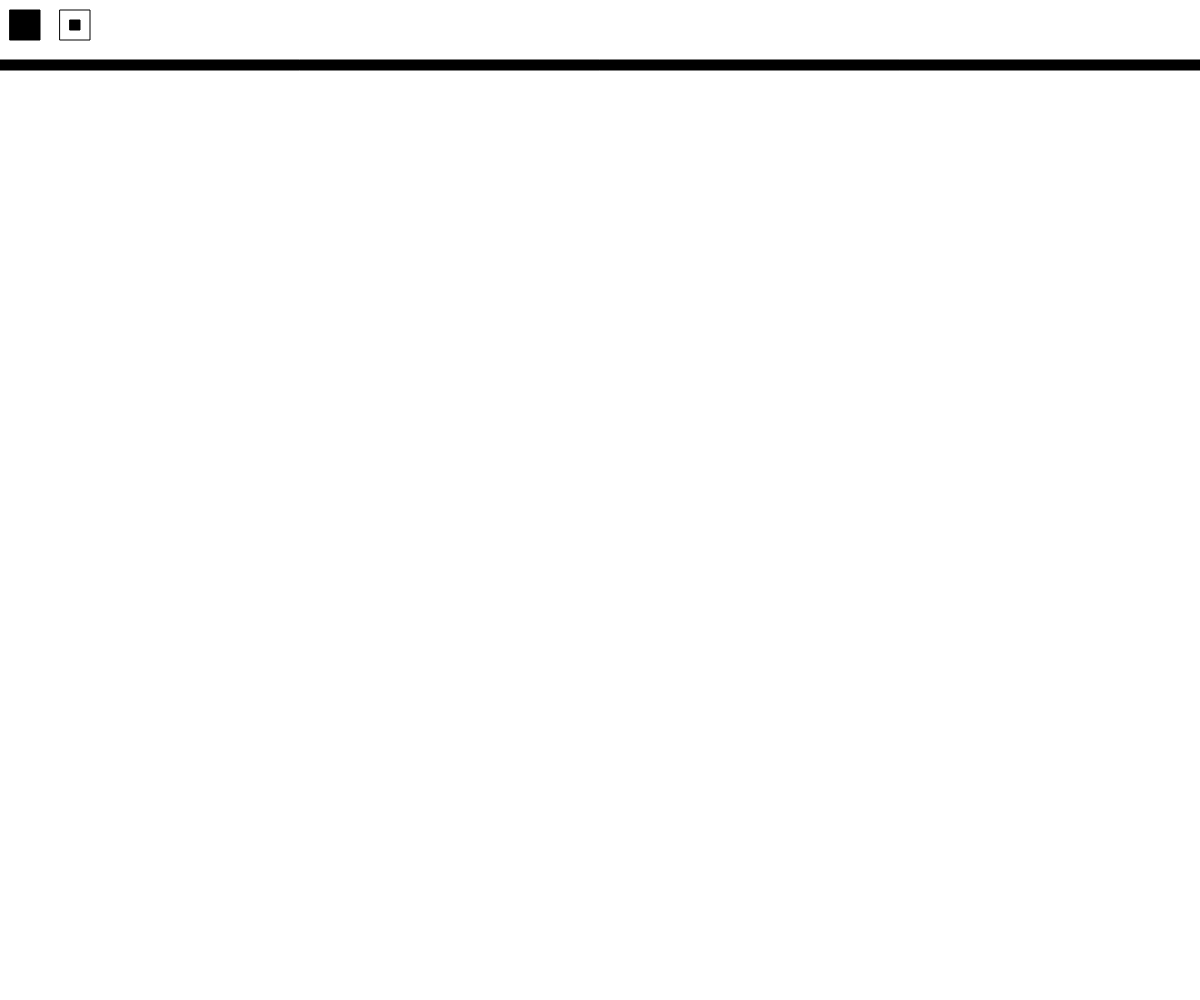
Frame 1 (no input)
Frame 60 (no input): identical to frame 1, image omitted
Frame 120 (the mouse pressed at the canvas centre since frame 60): identical to frame 1, image omitted

The p5.js sketch that drew this single still picture (run headless with seeded random() and noise() and a simulated clock; from frame 60 on, the mouse is pressed at the canvas centre):

// p5.js sketch
// ── sketch.js
// Basic Drawing Program
// Kalim Pugh
// 9/29/2025
//
// Extra for Experts:
// Tried working with Mutiple state Variables. Ran out of time to create a
// Refresh button and Size buttons. To increase Size press E, to decrease
// Press W. To Refresh press R. To Change color via hotkey Press T. To 
// Change Shapes via Hotkey press Q.


// Creates the State Variables
let shape = true;
let size = 10;
let colors = "black";
let safe = true;


// Prepares the Application's GUI.

function setup() {
  createCanvas(windowWidth, windowHeight);
  background("white");
  createMenu();
}

function draw() {
  fill(colors);
  noStroke();
}

// Detects if the Mouse is clicker or dragged in an area it shouldn't be, if so it does not allow it to draw.

function mouseDragged() {
  if (mouseY < 70  + size/2) {
    safe = false;
  }
 
  else {
    safe = true;
  }

  canDraw();
}

function mouseClicked(){
  if (mouseY < 70  + size/2) {
    safe = false;
  }
  
  else {
    safe = true;
  }
  canDraw();
  
  if (mouseX > 10 && mouseX < 40 && mouseY > 10 && mouseY < 40) {
    if (colors === "black"){
      colors = "blue";
    }
    
    else if (colors === "blue") {
      colors = "red";
    }
    
    else if (colors === "red"){
      colors = "green";
    }
    
    else if (colors === "green") {
      colors = "yellow";
    }

    else if (colors === "yellow"){
      colors = "white";
    }
    
    else {
      colors = "black";
    }
    fill(colors);
    stroke("black");
    square(10, 10, 30);
  }
  else if (mouseX > 60 && mouseX < 90 && mouseY > 10 && mouseY < 40){
    shapeChanged();
  }
}
function canDraw(){
  if (safe === true) {
    noStroke();
    if (shape === true){
      square(mouseX - size/2, mouseY - size/2, size);
    }

    else {
      circle(mouseX, mouseY, size);
    }
  }
}

// HotKey Functions that I added to change colors, size, or shape faster.

function keyPressed(){
  if (key === "r"){
    background("white");
    createMenu();
  }
  
  else if (key === "q"){
    shapeChanged();
  }
  
  else if (key === "e") {
    size = size + 10;
    if (size > 80){
      size = 80;
    }
  }
  
  else if (key === "w") {
    size = size - 10;
    if (size < 10) {
      size = 10;
    }
  }  
  // I intend to switch these into some kinda of array format to shorten code & add more colors. 
  
  else if  (key === "t") {
    if (colors === "black"){
      colors = "blue";
    }
    
    else if (colors === "blue") {
      colors = "red";
    }
    
    else if (colors === "red"){
      colors = "green";
    }
    
    else if (colors === "green") {
      colors = "yellow";
    }

    else if (colors === "yellow"){
      colors = "white";
    }
    
    else {
      colors = "black";
    }
    fill(colors);
    square(10,10,30);
  }
}

// These Next functions will create the border and GUI the user can interact with.

function createMenu(){
  stroke("black");
  fill("black");
  rect(0, 60, windowWidth, 10);
  fill(colors);
  square(10,10,30);
  fill("white");
  square(60, 10, 30);
  if (shape === true) {
    fill("black");
    square(70, 20, 10);
  }
  else {
    fill("black");
    circle(75,25,20);
  }
}
function shapeChanged() {
  shape = !shape;
  fill("white");
  square(60, 10, 30);
  if (shape === true) {
    fill("black");
    square(70, 20, 10);
  }
  else {
    fill("black");
    circle(75,25,20);
  }
}

// ── testing.js
let cellSize;

function setup() {
  if (windowWidth > windowHeight) {
    createCanvas(windowHeight, windowHeight);
  }
  else {
    createCanvas(windowWidth, windowWidth)
  }
  cellSize = width/8
}

function draw() {
  background(220);
  chessboard();
}

function windowResized() {
  if (windowWidth > windowHeight) {
    createCanvas(windowHeight, windowHeight);
  }
  else {
    createCanvas(windowWidth, windowWidth)
  }
  cellSize = width/8
}

function chessboard() {
  let isWhite = true;
  for (let x = 0; x < 8; x++) {
    for (let y = 0; y<8; y++){
      if (isWhite) {
        fill("white")
      }
      else{
        fill("black")
      }
      square(x*cellSize, y*cellSize, cellSize);
      isWhite = !isWhite;
    }
    isWhite = !isWhite
  }
}
